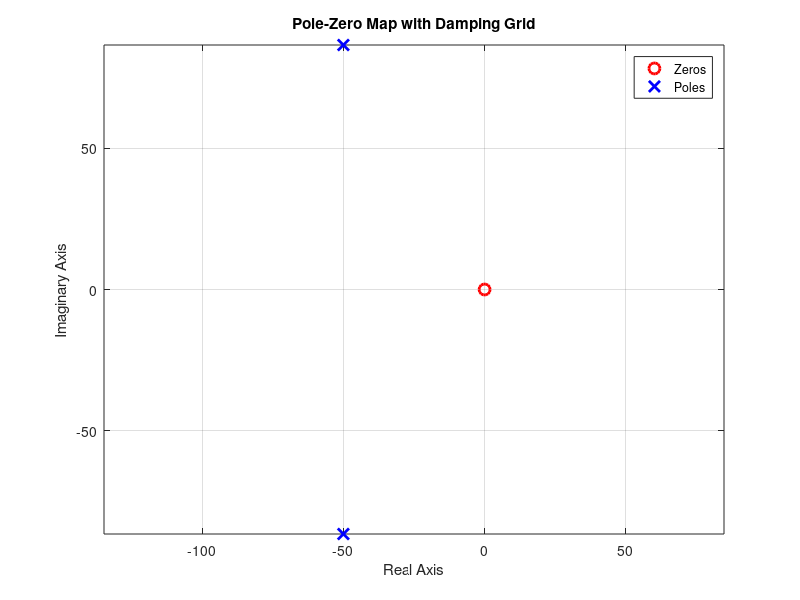

Source code (MATLAB):
% Series RLC: H(s) = s / (s^2 + (R/L)s + 1/LC)
R = 10;       % ohms
L = 0.1;      % henrys
C = 0.001;    % farads

num = [1 0];                        % zero at s = 0
den = [1, R/L, 1/(L*C)];           % characteristic equation

% Compute zeros and poles without Control System Toolbox
z = roots(num);            % zeros from numerator polynomial
p = roots(den);            % poles from denominator polynomial
k = [];                    % no explicit gain computed here
H_exists_control = false;  % flag indicating toolbox not used


% Display transfer function (plain MATLAB, no toolbox)
disp('Transfer Function H(s):')
H = @(s) polyval(num, s) ./ polyval(den, s);   % function handle H(s) = s/(s^2 + (R/L)s + 1/(L*C))

% Use previously computed zeros and poles (lines 10-11)
fprintf('Zeros: '); fprintf('%.4f ', z); fprintf('\n');
fprintf('Poles: '); for ii = 1:numel(p), fprintf('%.4f%+.4fi ', real(p(ii)), imag(p(ii))); end, fprintf('\n');

% Plot pole-zero map without Control System Toolbox
figure;
plot(real(z), imag(z), 'ro', 'MarkerSize', 8, 'LineWidth', 2); hold on;
plot(real(p), imag(p), 'bx', 'MarkerSize', 8, 'LineWidth', 2);
xlabel('Real Axis'); ylabel('Imaginary Axis');
title('RLC Circuit - Pole-Zero Map (no toolbox)');
legend('Zeros','Poles'); grid on; axis equal;

title('Pole-Zero Map with Damping Grid')
